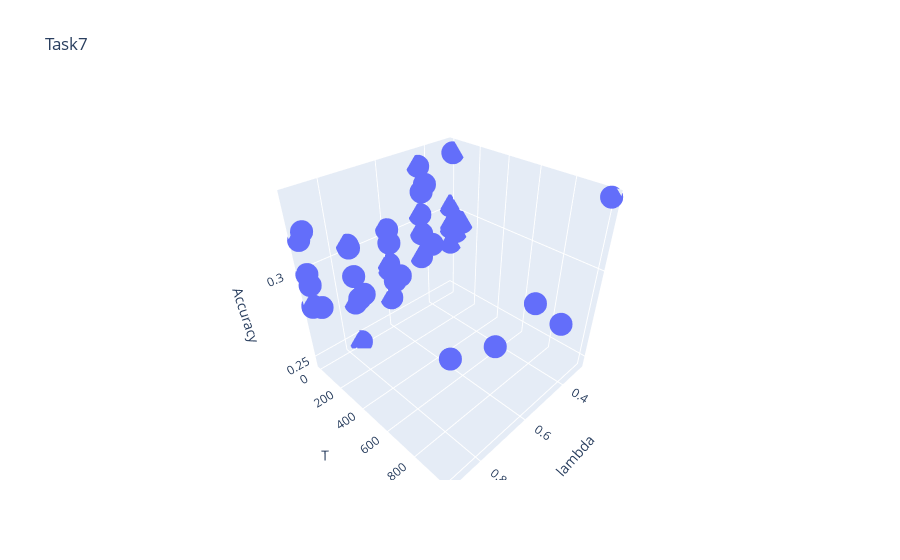

This figure's notebook cell:
### Code cell
fig = px.scatter_3d(df, x='lambda', y='T', z='Accuracy'
                   ,title = 'Task7')
fig.show()

### Figure 1 — Plotly figure (JSON) as saved in the notebook; plotly's stock layout.template omitted (floating-point values rounded to 4 significant figures)
{"data": [{"hovertemplate": "lambda=%{x}<br>T=%{y}<br>Accuracy=%{z}<extra></extra>", "legendgroup": "", "marker": {"color": "#636efa", "symbol": "circle"}, "mode": "markers", "name": "", "scene": "scene", "showlegend": false, "type": "scatter3d", "x": [0.3, 0.3, 0.3, 0.3, 0.3, 0.3, 0.3, 0.3, 0.45, 0.45, 0.45, 0.45, 0.45, 0.45, 0.45, 0.45, 0.6, 0.6, 0.6, 0.6, 0.6, 0.6, 0.6, 0.6, 0.75, 0.75, 0.75, 0.75, 0.75, 0.75, 0.75, 0.75, 0.9, 0.9, 0.9, 0.9, 0.9, 0.9, 0.9, 0.9], "y": [0.01, 0.1, 1, 10, 20, 50, 100, 1000, 0.01, 0.1, 1, 10, 20, 50, 100, 1000, 0.01, 0.1, 1, 10, 20, 50, 100, 1000, 0.01, 0.1, 1, 10, 20, 50, 100, 1000, 0.01, 0.1, 1, 10, 20, 50, 100, 1000], "z": [0.2792, 0.3015, 0.2887, 0.2899, 0.331, 0.2877, 0.2949, 0.3342, 0.3293, 0.279, 0.304, 0.2933, 0.3168, 0.3215, 0.2902, 0.2833, 0.2629, 0.2841, 0.281, 0.3039, 0.2969, 0.276, 0.2811, 0.306, 0.2711, 0.2457, 0.304, 0.3028, 0.2877, 0.2761, 0.281, 0.299, 0.2804, 0.2812, 0.3151, 0.2987, 0.2934, 0.3208, 0.2851, 0.3081]}], "layout": {"legend": {"tracegroupgap": 0}, "scene": {"domain": {"x": [0, 1], "y": [0, 1]}, "xaxis": {"title": {"text": "lambda"}}, "yaxis": {"title": {"text": "T"}}, "zaxis": {"title": {"text": "Accuracy"}}}, "title": {"text": "Task7"}}}
